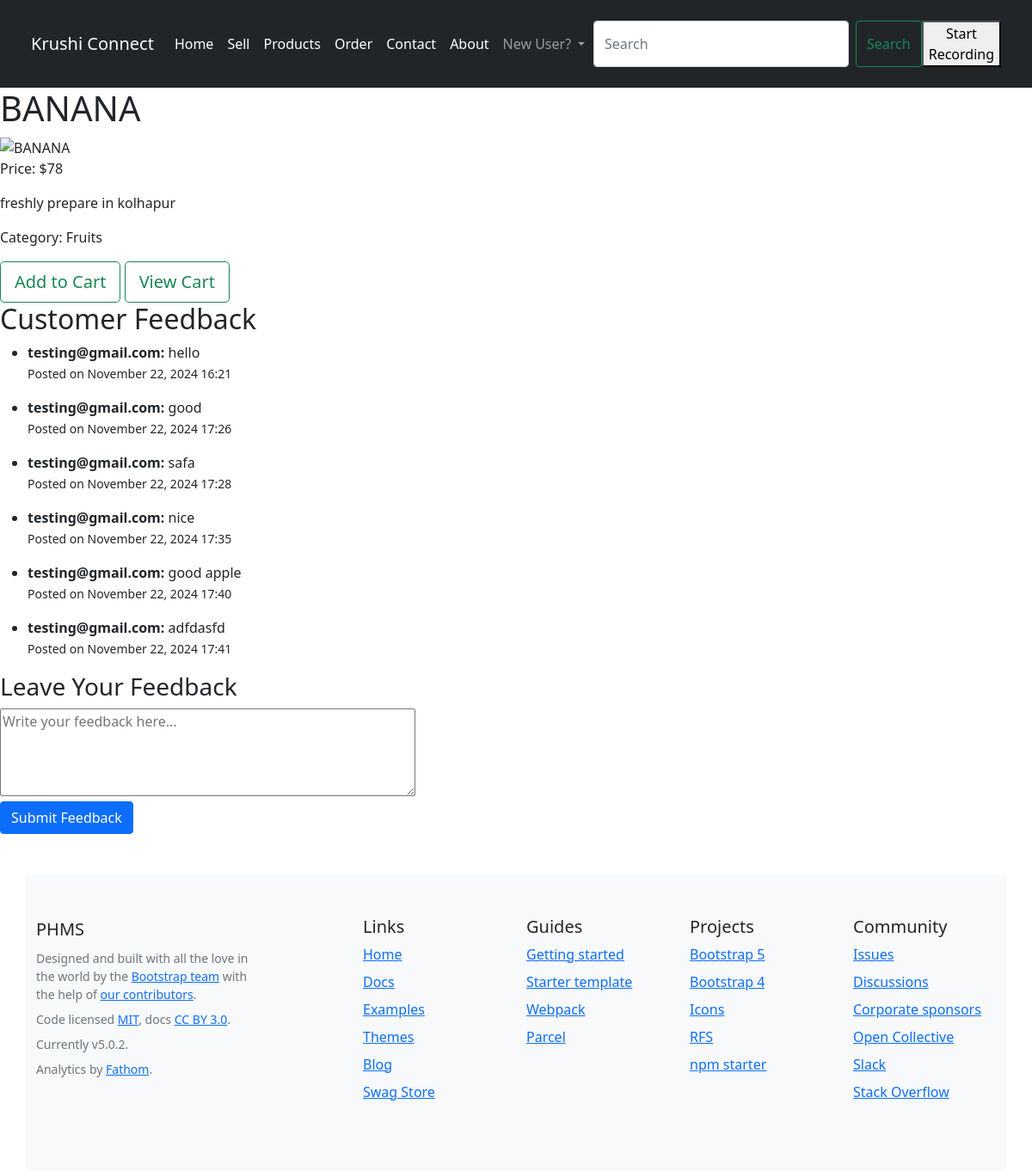
Page /productDetailPage/2 on the earlier database version.
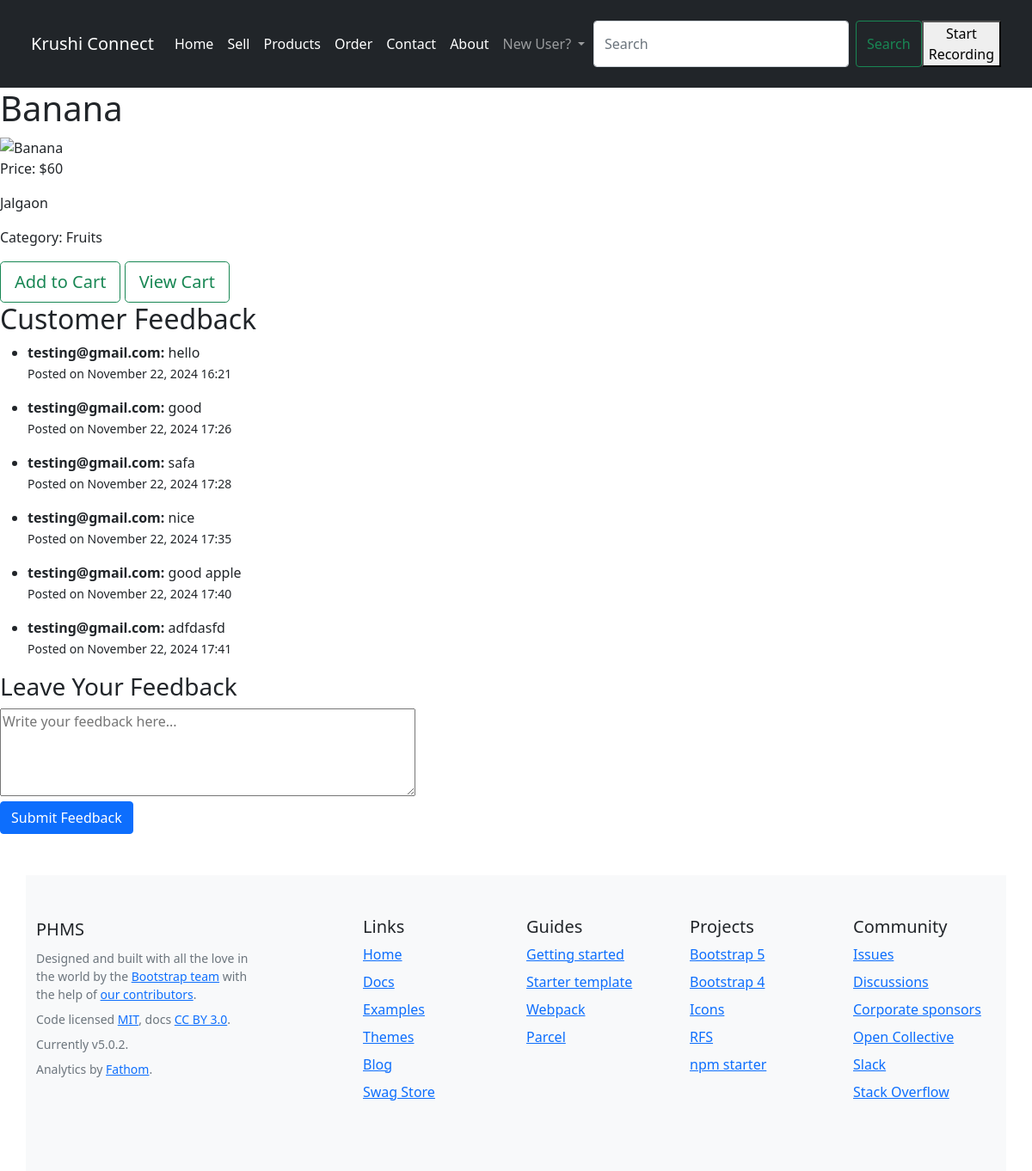
Same page on the later database version.
### app/models.py (models this page shows, shortened)
class Sell(models.Model):
    sell_category=models.CharField(max_length=250)
    sell_name=models.CharField(max_length=250)
    sell_image=models.ImageField(upload_to="products",blank=True,null=True)
    sell_price=models.IntegerField()
    sell_description = models.TextField()
    sell_location = models.CharField(max_length=100, default='Unknown')
    sell_by=models.CharField(max_length=100, default='Unknown')
    latitude = models.FloatField(null=True, blank=True)
    longitude = models.FloatField(null=True, blank=True)
    sell_exp=models.DateField(default="2024-12-31")

### app/views.py (the view)
# urls.py: path('productDetailPage/<id>', views.product_detail, name='product_detail'),
def product_detail(request,id):
    product = Sell.objects.get(id=id)
    feedbacks = Feedback.objects.filter(product=product)
    return render(request, 'product_detail.html',{'product': product,'feedbacks': feedbacks})

### templates/product_detail.html (shortened to what this page needs)
{% extends "base.html" %}
{% block body %}
<div class="product-detail">
    <h1>{{ product.sell_name }}</h1>
    <img src="{{ product.image.url }}" alt="{{ product.sell_name }}">
    <p>Price: ${{ product.sell_price }}</p>
    <p>{{ product.sell_description }}</p>
    <p>Category: {{ product.sell_category }}</p>
    <a href="/addToCart/{{product.id}}" class="btn btn-outline-success btn-lg">Add to Cart</a>
    <a href="/viewCart/" class="btn btn-outline-success btn-lg">View Cart</a>
</div>
<div class="feedback-section">
    <h2>Customer Feedback</h2>
    <div class="feedback-list">
        {% if feedbacks %}
            <ul>
                {% for feedback in feedbacks %}
                    <li>
                        <strong>{{ feedback.user }}:</strong> {{ feedback.comment }}
                        <p><small>Posted on {{ feedback.created_at|date:"F d, Y H:i" }}</small></p>
                    </li>
                {% endfor %}
            </ul>
        {% else %}
            <p>No feedback yet. Be the first to leave a review!</p>
        {% endif %}
    </div>
    <div class="feedback-form">
        <h3>Leave Your Feedback</h3>
        <form action="{% url 'add_feedback' product.id %}" method="post">
            <textarea name="comment" rows="4" cols="50" placeholder="Write your feedback here..." required></textarea><br>
            <button type="submit" class="btn btn-primary">Submit Feedback</button>
        </form>
    </div>
</div>
{% endblock body %}

Differences in the rows shown:
changed Sell "Fruits": sell_name "BANANA" → "Banana"; sell_price "78" → "60"; sell_description "freshly prepare in kolhapur" → "Jalgaon"
